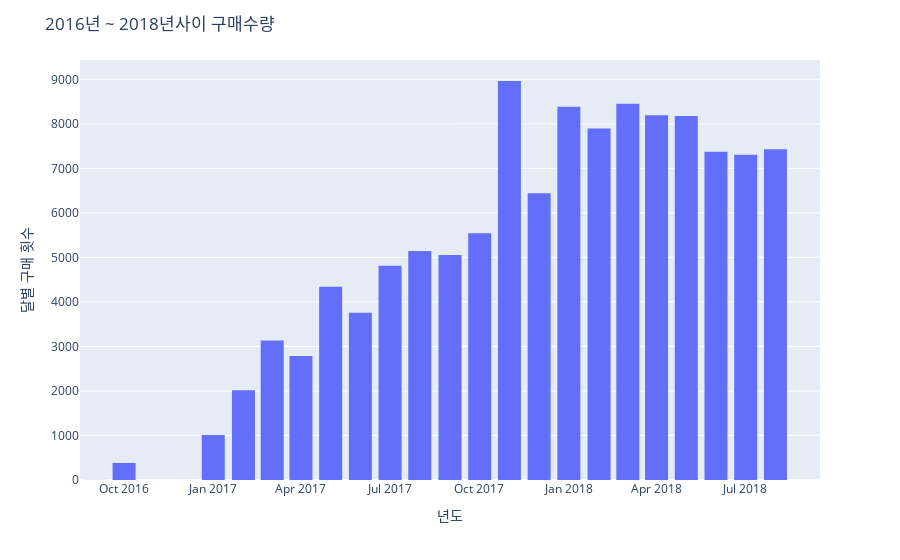

Notebook code cell kept with this figure:
### Code cell
# 달별 총 횟수
# 히스토그램, histfunc='avg'
fig = px.histogram(plot_AM, x='Y-M', y='Amount',nbins = 30)
fig.update_layout(bargap=0.2)
fig.update_xaxes(title_text='년도')
fig.update_yaxes(title_text='달별 구매 횟수')
fig.layout['title'] = "2016년 ~ 2018년사이 구매수량"
fig.show()

### Figure 1 — Plotly figure (JSON) as saved in the notebook; plotly's stock layout.template omitted (floating-point values rounded to 4 significant figures)
{"data": [{"alignmentgroup": "True", "bingroup": "x", "histfunc": "sum", "hovertemplate": "Y-M=%{x}<br>sum of Amount=%{y}<extra></extra>", "legendgroup": "", "marker": {"color": "#636efa", "pattern": {"shape": ""}}, "name": "", "nbinsx": 30, "offsetgroup": "", "orientation": "v", "showlegend": false, "type": "histogram", "x": ["2016-09-01T00:00:00", "2016-10-01T00:00:00", "2016-12-01T00:00:00", "2017-01-01T00:00:00", "2017-02-01T00:00:00", "2017-03-01T00:00:00", "2017-04-01T00:00:00", "2017-05-01T00:00:00", "2017-06-01T00:00:00", "2017-07-01T00:00:00", "2017-08-01T00:00:00", "2017-09-01T00:00:00", "2017-10-01T00:00:00", "2017-11-01T00:00:00", "2017-12-01T00:00:00", "2018-01-01T00:00:00", "2018-02-01T00:00:00", "2018-03-01T00:00:00", "2018-04-01T00:00:00", "2018-05-01T00:00:00", "2018-06-01T00:00:00", "2018-07-01T00:00:00", "2018-08-01T00:00:00", "2018-09-01T00:00:00"], "xaxis": "x", "y": [3, 383, 1, 1009, 2014, 3134, 2786, 4342, 3757, 4811, 5143, 5054, 5542, 8963, 6440, 8382, 7896, 8453, 8193, 8178, 7372, 7308, 7432, 1], "yaxis": "y"}], "layout": {"bargap": 0.2, "barmode": "relative", "legend": {"tracegroupgap": 0}, "margin": {"t": 60}, "title": {"text": "2016년 ~ 2018년사이 구매수량"}, "xaxis": {"anchor": "y", "domain": [0, 1], "title": {"text": "년도"}}, "yaxis": {"anchor": "x", "domain": [0, 1], "title": {"text": "달별 구매 횟수"}}}}
